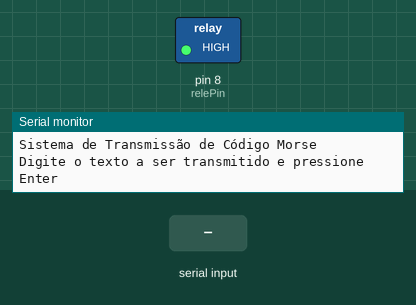
The sketch below on a simulated Arduino Uno, built with avr-gcc and run on an emulated ATmega328P. On the bench: switched loads named in the sketch (green lamp = pin HIGH), the last lines printed to the serial monitor. Dashed ring = blinking. The inputs (shaded band) are chosen by the test bench.

Above: at 1.2 s.
1.3 s: "1\n" received over Serial
At 2.1 s:
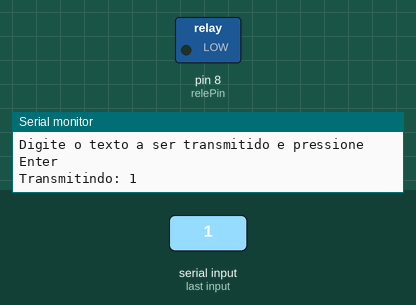
4.3 s: "0\n" received over Serial
At 5.4 s:
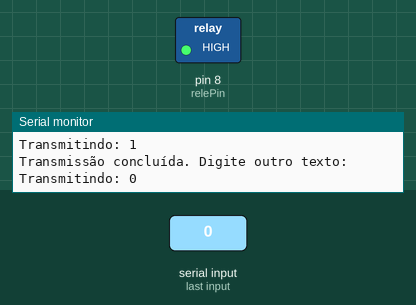
7.3 s: "2\n" received over Serial
Timing chart, 0 to 13.0 s (numbered marks = the images above; inputs shaded):
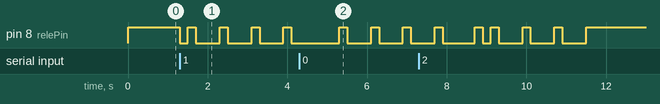

The sketch:

MorseCode-LampRelay.ino
```cpp
// Código Arduino para transmissão de código Morse via lâmpada conectada a relé (lógica invertida)
// Pino ao qual o relé está conectado
const int relePin = 8;

// Tempos para código Morse (em milissegundos)
const int dotDuration = 200;         // Duração de um ponto
const int dashDuration = dotDuration * 3;  // Duração de um traço
const int elementSpace = dotDuration;      // Espaço entre elementos (ponto/traço)
const int letterSpace = dotDuration * 3;   // Espaço entre letras
const int wordSpace = dotDuration * 7;     // Espaço entre palavras

// Estrutura para armazenar o código Morse de cada caractere
struct MorseCode {
  char character;
  String code;
};

// Tabela de código Morse para letras e números
const MorseCode morseTable[] = {
  {'A', ".-"}, {'B', "-..."}, {'C', "-.-."}, {'D', "-.."}, {'E', "."},
  {'F', "..-."}, {'G', "--."}, {'H', "...."}, {'I', ".."}, {'J', ".---"},
  {'K', "-.-"}, {'L', ".-.."}, {'M', "--"}, {'N', "-."}, {'O', "---"},
  {'P', ".--."}, {'Q', "--.-"}, {'R', ".-."}, {'S', "..."}, {'T', "-"},
  {'U', "..-"}, {'V', "...-"}, {'W', ".--"}, {'X', "-..-"}, {'Y', "-.--"},
  {'Z', "--.."}, {'0', "-----"}, {'1', ".----"}, {'2', "..---"},
  {'3', "...--"}, {'4', "....-"}, {'5', "....."}, {'6', "-...."},
  {'7', "--..."}, {'8', "---.."}, {'9', "----."},
  {' ', " "}  // Espaço para separar palavras
};

void setup() {
  // Inicializa o pino do relé como saída
  pinMode(relePin, OUTPUT);

  // Lâmpada desligada no início (lembre-se da lógica invertida)
  digitalWrite(relePin, HIGH);

  // Inicializa a comunicação serial
  Serial.begin(9600);
  Serial.println("Sistema de Transmissão de Código Morse");
  Serial.println("Digite o texto a ser transmitido e pressione Enter");
}

void loop() {
  // Verifica se há dados disponíveis na porta serial
  if (Serial.available() > 0) {
    // Lê a string enviada até encontrar o caractere de nova linha
    String inputText = Serial.readStringUntil('\n');

    // Converte o texto para maiúsculas para simplificar a correspondência
    inputText.toUpperCase();

    Serial.print("Transmitindo: ");
    Serial.println(inputText);

    // Transmite o texto em código Morse
    transmitMorse(inputText);

    Serial.println("Transmissão concluída. Digite outro texto:");
  }
}

// Função para transmitir o texto em código Morse
void transmitMorse(String text) {
  for (int i = 0; i < text.length(); i++) {
    char c = text.charAt(i);

    // Procura o caractere na tabela Morse
    String morseChar = "";
    for (int j = 0; j < sizeof(morseTable) / sizeof(morseTable[0]); j++) {
      if (morseTable[j].character == c) {
        morseChar = morseTable[j].code;
        break;
      }
    }

    // Se o caractere foi encontrado na tabela
    if (morseChar != "") {
      // Se for um espaço, aguarde o tempo entre palavras
      if (c == ' ') {
        delay(wordSpace);
      }
      else {
        // Transmite cada elemento do código Morse (ponto ou traço)
        for (int k = 0; k < morseChar.length(); k++) {
          char element = morseChar.charAt(k);

          // Ativa a lâmpada (LOW devido à lógica invertida)
          digitalWrite(relePin, LOW);

          // Mantém a lâmpada acesa pelo tempo apropriado (ponto ou traço)
          if (element == '.') {
            delay(dotDuration);
          }
          else if (element == '-') {
            delay(dashDuration);
          }

          // Desativa a lâmpada (HIGH devido à lógica invertida)
          digitalWrite(relePin, HIGH);

          // Pausa entre elementos se não for o último elemento do caractere
          if (k < morseChar.length() - 1) {
            delay(elementSpace);
          }
        }

        // Espaço entre letras (apenas se não for o último caractere e o próximo não for espaço)
        if (i < text.length() - 1 && text.charAt(i + 1) != ' ') {
          delay(letterSpace);
        }
      }
    }
  }
}
```

Measured:
- after the input at 1.3 s, pin 8 (relePin): HIGH → LOW at once, then repeats every 0.80 s: HIGH 0.20 s, LOW 0.60 s
